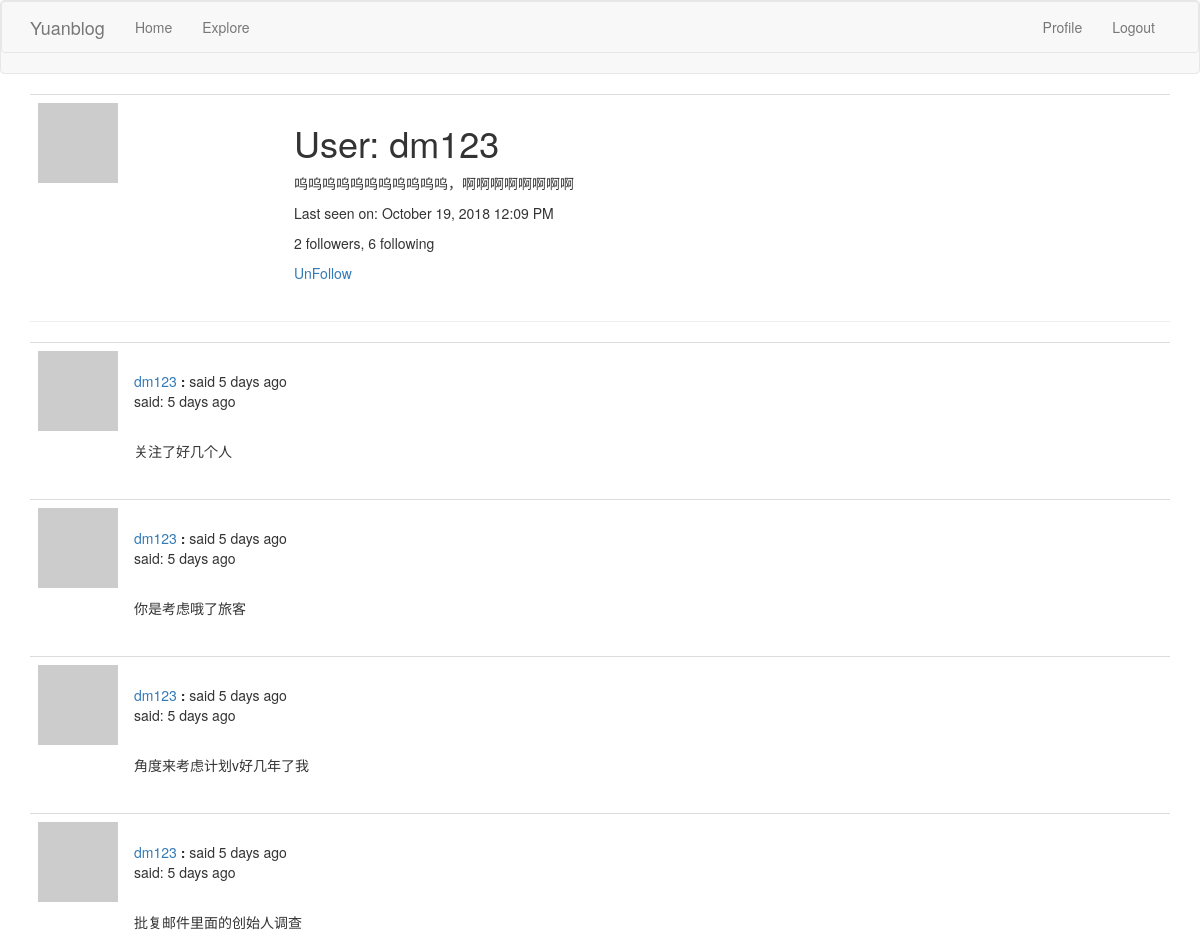
Page /user/dm123 (signed in, upper part) on the earlier database version.
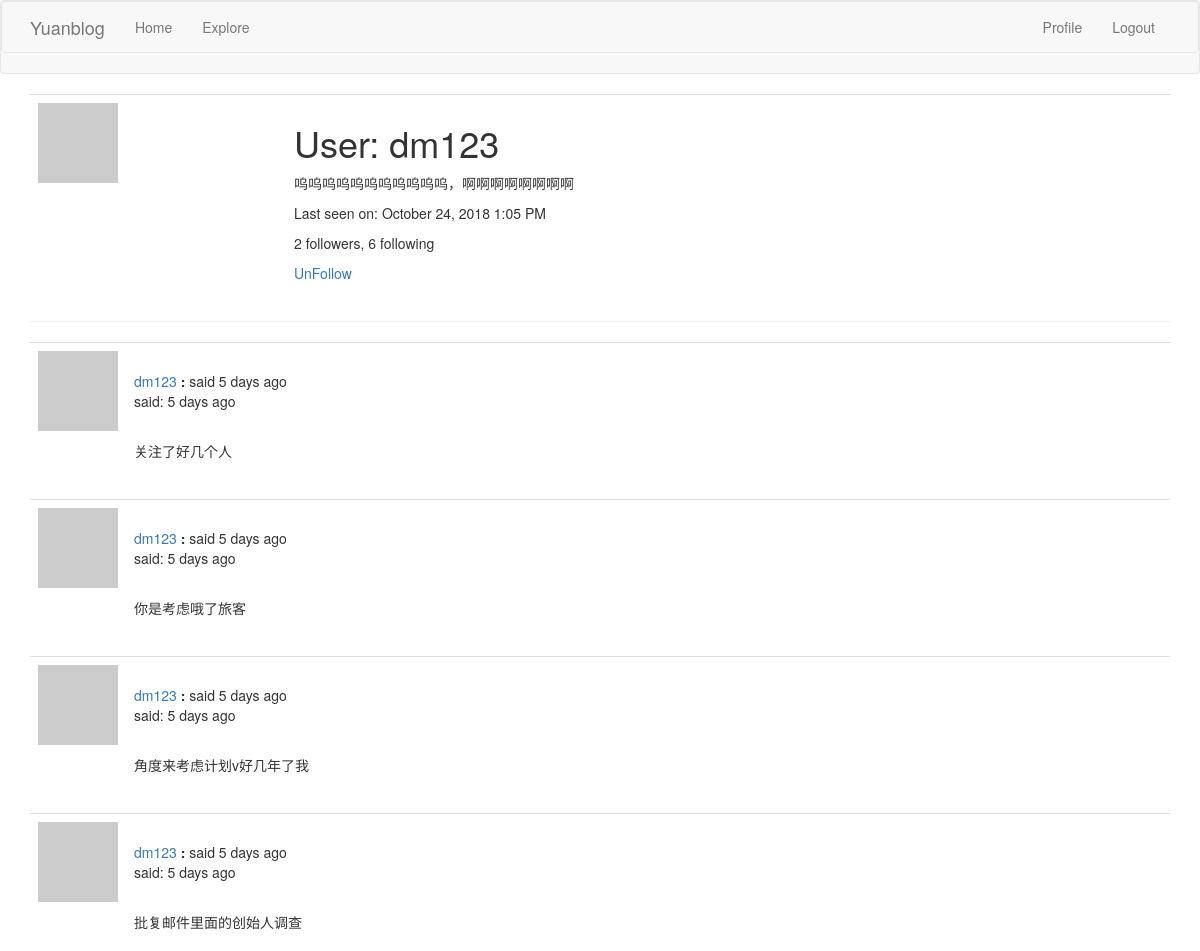
Same page on the later database version.
### app/models.py (models this page shows, shortened)
class User(UserMixin, db.Model):
    id = db.Column(db.Integer, primary_key=True)
    username = db.Column(db.String(64), index=True, unique=True)
    email = db.Column(db.String(128), index=True, unique=True)
    password_hash = db.Column(db.String(128))
    posts = db.relationship('Post', backref='author', lazy='dynamic')
    about_me = db.Column(db.String(140))
    last_date = db.Column(db.DateTime, default=datetime.utcnow)
    followed = db.relationship(
        'User', secondary=followers,
        primaryjoin=(followers.c.follower_id == id),
        secondaryjoin=(followers.c.followed_id == id),
        backref=db.backref('followers', lazy='dynamic'), lazy='dynamic')
    def avatar(self, size):
        digest = hashlib.md5(self.email.lower().encode('utf-8')).hexdigest()
        return 'https://www.gravatar.com/avatar/{}?d=identicon&s={}'.format(digest, size)
    def is_following(self, user):
        return self.followed.filter(followers.c.followed_id == user.id).count() > 0
    @login.user_loader
    def load_user(id):
        return User.query.get(int(id))

class Post(db.Model):
    id = db.Column(db.Integer, primary_key=True)
    body = db.Column(db.String(140))
    timestamp = db.Column(db.DateTime, index=True, default=datetime.utcnow)
    user_id = db.Column(db.Integer, db.ForeignKey('user.id'))
    language = db.Column(db.String(5))

### app/main/routes.py (the view)
@bp.route('/user/<username>')
@login_required
def user(username):
    user = User.query.filter_by(username=username).first_or_404()
    page = request.args.get('page', 1, type=int)
    posts = user.posts.order_by(Post.timestamp.desc()).paginate(
        page, current_app.config['POSTS_PER_PAGE'], False)
    next_url = url_for('main.user', username=user.username, page=posts.next_num) \
        if posts.has_next else None
    prev_url = url_for('main.user', username=user.username, page=posts.prev_num) \
        if posts.has_prev else None
    return render_template('user.html', user=user, posts=posts.items,
                           next_url=next_url, prev_url=prev_url)

### app/main/routes.py (called while the page is built)
@bp.before_request
def before_request():
    if current_user.is_authenticated:
        current_user.last_date = datetime.utcnow()
        db.session.commit()
    g.locale = str(get_locale())

### app/templates/user.html (shortened to what this page needs)
{% extends "base.html" %}
{% block app_content %}
    <table class="table table-hover">
        <tr>
            <td width="256px"><img src="{{ user.avatar(256) }}"></td>
            <td>
                <h1>{{ _('User:') }} {{ user.username }}</h1>
                {% if user.about_me %}<p>{{ user.about_me }}</p>{% endif %}
                {% if user.last_date %}
                    <p>{{ _('Last seen on:') }} {{ moment(user.last_date).format('LLL') }}</p>
                {% endif %}
                <p>{{ _('%(count)d followers', count=user.followers.count()) }}, {{ _('%(count)d following', count=user.followed.count()) }}</p>
                {% if user == current_user %}
                <p><a href="{{ url_for('main.edit_profile') }}">{{ _('Edit your profile') }}</a></p>
                {% elif not current_user.is_following(user) %}
                <p><a href="{{ url_for('main.follow', username=user.username) }}">{{ _('Follow') }}</a></p>
                {% else %}
                <p><a href="{{ url_for('main.un_follow', username=user.username) }}">{{ _('UnFollow') }}</a></p>
                {% endif %}
            </td>
        </tr>
    </table>
<hr>
{% for post in posts %}
    {% include '_post.html' %}
{% endfor %}
{% endblock %}

### app/templates/base.html (shortened to what this page needs)
{% extends 'bootstrap/base.html' %}
{% block navbar %}
<nav class="navbar navbar-default">
 <nav class="navbar navbar-default">
        <div class="container">
            <div class="navbar-header">
                <a class="navbar-brand" href="{{ url_for('main.index') }}">Yuanblog</a>
            </div>
            <div class="collapse navbar-collapse" id="bs-example-navbar-collapse-1">
                <ul class="nav navbar-nav">
                    <li><a href="{{ url_for('main.index') }}">{{ _('Home') }}</a></li>
                    <li><a href="{{ url_for('main.explore') }}">{{ _('Explore') }}</a></li>
                </ul>
                <ul class="nav navbar-nav navbar-right">
                    {% if current_user.is_anonymous %}
                        <li><a href="{{ url_for('auth.login') }}">{{ _('Login') }}</a></li>
                    {% else %}
                        <li><a href="{{ url_for('main.user', username=current_user.username) }}">{{ _('Profile') }}</a></li>
                        <li><a href="{{ url_for('auth.logout') }}">{{ _('Logout') }}</a></li>
                    {% endif %}
                </ul>
            </div>
        </div>
    </nav>
</nav>
{% endblock %}
{%  block content %}
    <div class="container">
    {% block app_content %}
    {% endblock %}
    </div>
{% endblock %}

### app/templates/_post.html (shortened to what this page needs)
<table class="table table-hover">
    <tr>
        <td width="70px">
            <a href="{{ url_for('main.user', username=post.author.username) }}">
                <img src="{{ post.author.avatar(70) }}">
            </a>
        </td>
        <td>
            <br>
            {{ _('%(username)s said %(when)s', username=user_link, when=moment(post.timestamp).fromNow()) }}
            <p>{{ _('said:') }} {{ moment(post.timestamp).fromNow() }}</p>
            <br>
            <p>{{ post.body }}</p>
        </td>
    </tr>
</table>

Differences in the rows shown:
changed User "dm123": last_date "October 19, 2018 12:09 PM" → "October 24, 2018 1:05 PM"
